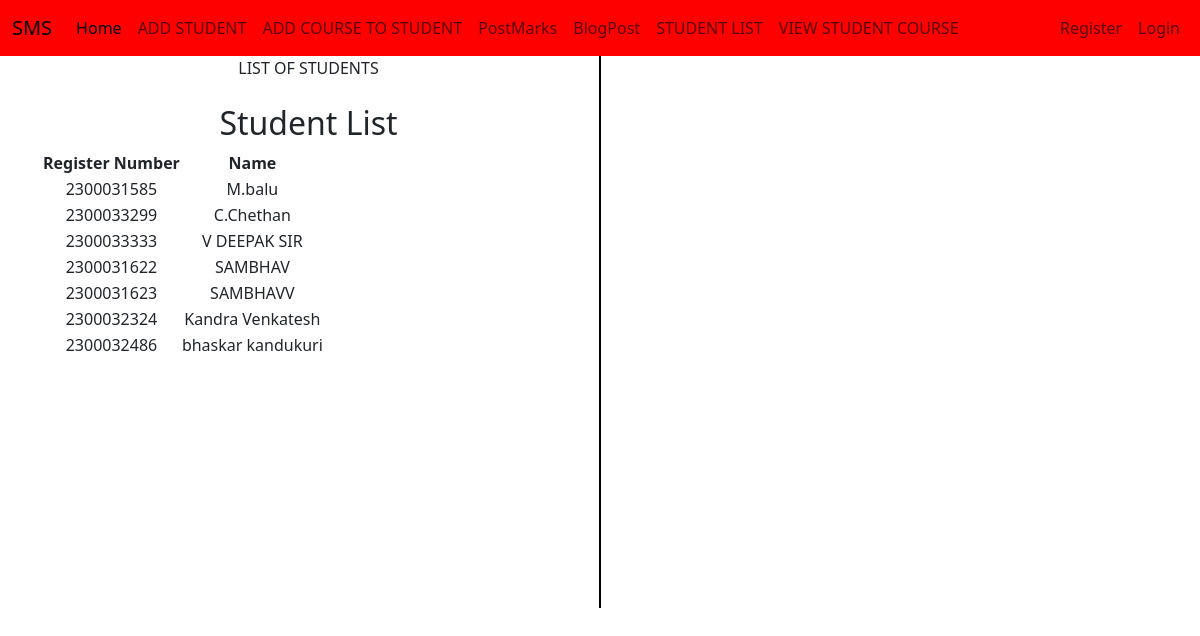
The page /student_list/ on the database its author committed.
### adminapp/models.py (models this page shows, shortened)
class StudentList(models.Model):
    Register_Number = models.CharField(max_length=20, unique=True)
    Name = models.CharField(max_length=100)
    user = models.OneToOneField(User, on_delete=models.CASCADE, null=True)

### adminapp/views.py (the view)
# urls.py: path('student_list/',views.student_list,name='student_list'),
def student_list(request):
        students = StudentList.objects.all()
        return render(request, 'adminapp/student_list.html', {'students': students})

### templates/adminapp/student_list.html (shortened to what this page needs)
{% extends 'Navbar/FacultyNavbar.html' %}
{% load static %}
{% block body %}
<div class="container text-center">
  <div class="row">
    <div class="col">
      LIST OF STUDENTS
        <br><br>
            <h2>Student List</h2>
<table>
    <tr>
        <th>Register Number</th>
        <th>Name</th>
    </tr>
    {% for student in students %}
    <tr>
        <td>{{ student.Register_Number }}</td>
        <td>{{ student.Name }}</td>
    </tr>
    {% endfor %}
</table>
    </div>
      <br><br><br><br><br><br><br><br><br><br><br><br><br><br><br><br>
      <br><br><br><br><br><br><br>
       <div class="col-auto d-flex align-items-center">
      <div style="border-left: 2px solid black; height: 100%;"></div>
    </div>
    <div class="col">
        <br><br>
    </div>
  </div>
</div>
{% endblock %}

### templates/Navbar/FacultyNavbar.html (shortened to what this page needs)
<!DOCTYPE html>
<html lang="en">
<head>
    <link href="https://cdn.jsdelivr.net/npm/bootstrap@5.3.3/dist/css/bootstrap.min.css" rel="stylesheet">
</head>
<body>
<nav class="navbar navbar-expand-lg navbar-red">
  <div class="container-fluid">
    <a class="navbar-brand" href="{% url 'projecthomepage' %}">SMS</a>
    <div class="collapse navbar-collapse" id="navbarNavDropdown">
      <ul class="navbar-nav">
        <li class="nav-item">
          <a class="nav-link active" aria-current="page" href="#">Home</a>
        </li>
        <li class="nav-item">
          <a class="nav-link" href="{% url 'add_student' %}">ADD STUDENT</a>
        </li>
                  <li class="nav-item">
          <a class="nav-link" href="{% url 'facultyapp:add_course' %}">ADD COURSE TO STUDENT</a>
        </li>
                    <li class="nav-item">
          <a class="nav-link" href="{% url 'facultyapp:post_marks' %}">PostMarks</a>
        </li>
          <li class="nav-item">
          <a class="nav-link" href="{% url 'facultyapp:add_blog' %}">BlogPost</a>
        </li>
        <li class="nav-item">
          <a class="nav-link" href="{% url 'student_list' %}">STUDENT LIST</a>
                  <li class="nav-item">
          <a class="nav-link" href="{% url 'facultyapp:view_student_list' %}"> VIEW STUDENT COURSE</a>
      </ul>
      <ul  class="navbar-nav ms-auto">
<li>
        {% if user.is_authenticated %}
        <li class="nav-item">
        <span class="nav-link">Welcome, {{ user.username }}</span>
    </li>
          <li class="nav-item">
          <a class="nav-link" href="{% url 'logout' %}">Logout</a>
          </li>
        {% else %}
                <li class="nav-item">
          <a class="nav-link" href="{% url 'UserRegisterPageCall' %}">Register</a>
        </li>
          <li class="nav-item">
          <a class="nav-link" href="{% url 'UserLoginPageCall' %}">Login</a>
        </li>
        {% endif %}
 </li>
      </ul>
    </div>
  </div>
</nav>
{% block body %}
{% endblock %}
</body>
</html>

### templates/Navbar/FacultyNavbar.html (style rules this page uses)
.navbar-red { background-color:Red !important; }

### rows shown on the page
StudentList: Register_Number "2300031585", Name "M.balu"
StudentList: Register_Number "2300033299", Name "C.Chethan"
StudentList: Register_Number "2300033333", Name "V DEEPAK SIR"
StudentList: Register_Number "2300031622", Name "SAMBHAV"
StudentList: Register_Number "2300031623", Name "SAMBHAVV"
StudentList: Register_Number "2300032324", Name "Kandra Venkatesh"
StudentList: Register_Number "2300032486", Name "bhaskar kandukuri"
